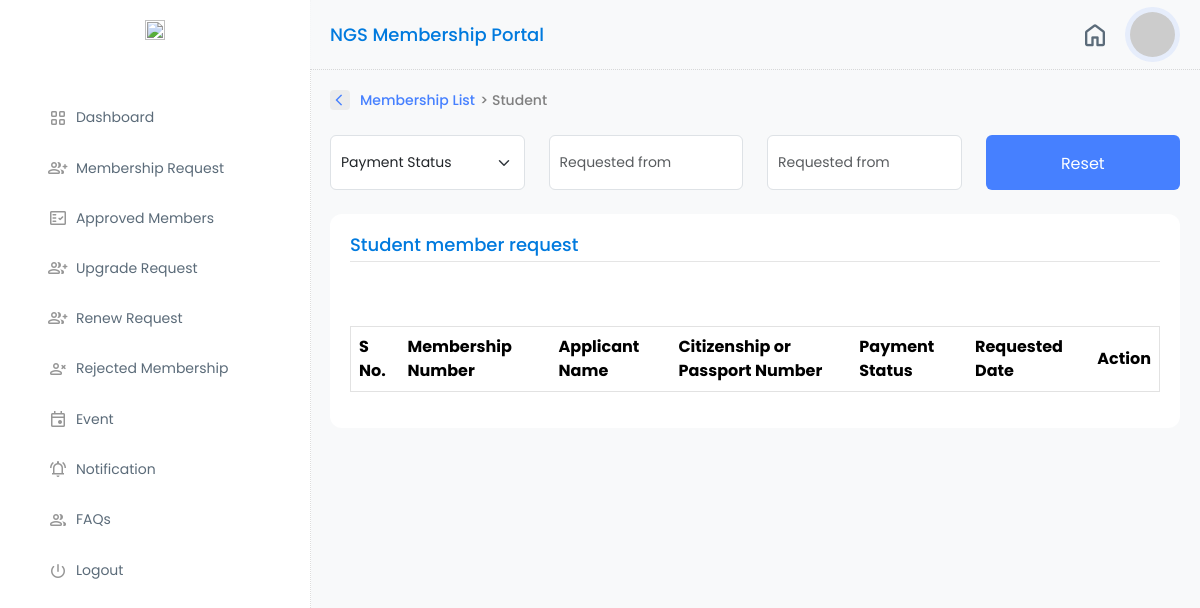
The page /view-student-approved-membership_list (signed in) on the database as committed earlier.
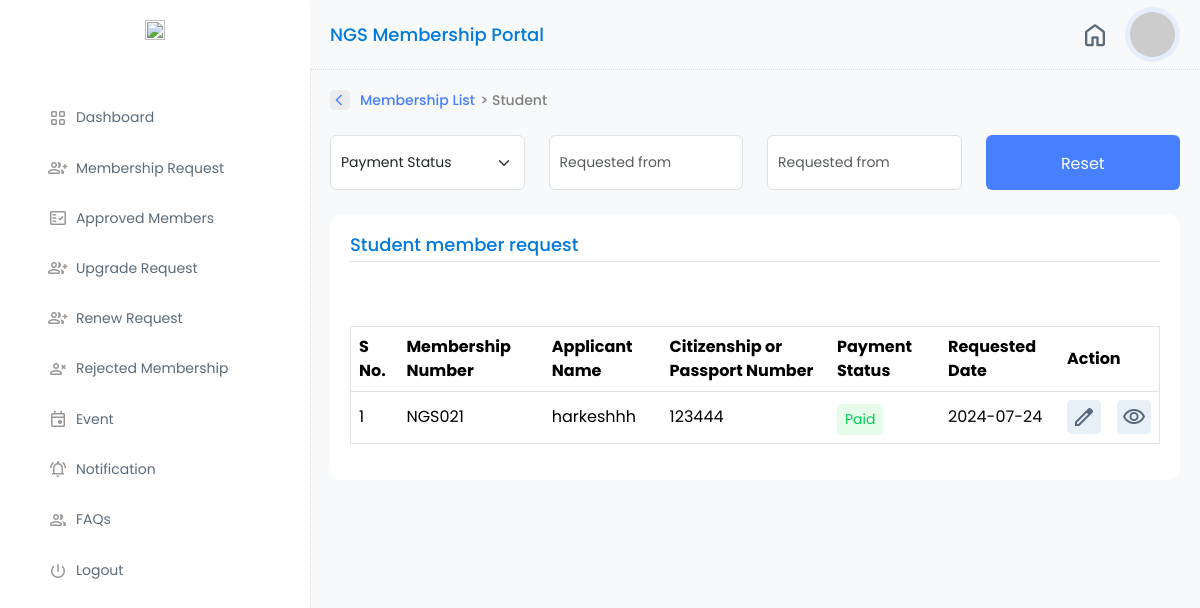
The same page on the database as committed later.
### management/models.py (models this page shows, shortened)
class Membership(models.Model):
    membership_number=models.CharField(max_length=10,unique=True,null=True)
    associated_user = models.OneToOneField(CustomUser,related_name='membership',on_delete=models.CASCADE,null=True)
    created_at = models.DateTimeField(auto_now_add=True)
    updated_at = models.DateTimeField(auto_now=True)
    verification = models.BooleanField(default=False)
    expiry_date = models.DateField(null=True,blank=True)
    membership_since = models.CharField(max_length=4, blank=True, null=True)
    verified_date = models.DateTimeField(blank=True, null=True)
    rejected = models.BooleanField(default=False)
    expiry_status=models.BooleanField(default=False)
    membership_type=models.PositiveIntegerField(choices=choices.MEMBERSHIP_TYPES,default=1)
    remarks = models.TextField(null=True)
    objects = InheritanceManager()
    class Meta:
        ordering = ['-created_at']

class PersonalInfo(models.Model):
    name_of_applicant = models.CharField(max_length=200)
    gender = models.CharField(max_length=1, choices=choices.GENDER_CHOICES)
    affiliation = models.CharField(max_length=200)
    pp_photo = models.ImageField(upload_to="personal_photo")
    salutation = models.CharField(max_length=20, blank=True, null=True)
    phone_number = models.CharField(max_length=20,null=True)
    class Meta:
        abstract = True

class GeneralMembership(Membership,PersonalInfo):
    nationaldocument =models.OneToOneField(NationalDocumment,on_delete=models.CASCADE, related_name="associated_membership",related_query_name="associated_membership",null=True)
    educational_information = models.OneToOneField(EducationalDocuments,on_delete=models.CASCADE,related_name="edu_members",null=True)
    upgrade_request = models.BooleanField(null=True)
    upgrade_membership_type = models.PositiveIntegerField(choices=choices.MEMBERSHIP_TYPES,null=True)
    upgrade_payment = models.BooleanField(default=False)
    renew_request =models.BooleanField(null=True, default=False)
    renew_payment = models.BooleanField(default=False)

class Membership(models.Model):
    membership_number=models.CharField(max_length=10,unique=True,null=True)
    associated_user = models.OneToOneField(CustomUser,related_name='membership',on_delete=models.CASCADE,null=True)
    created_at = models.DateTimeField(auto_now_add=True)
    updated_at = models.DateTimeField(auto_now=True)
    verification = models.BooleanField(default=False)
    expiry_date = models.DateField(null=True,blank=True)
    membership_since = models.CharField(max_length=4, blank=True, null=True)
    verified_date = models.DateTimeField(blank=True, null=True)
    rejected = models.BooleanField(default=False)
    expiry_status=models.BooleanField(default=False)
    membership_type=models.PositiveIntegerField(choices=choices.MEMBERSHIP_TYPES,default=1)
    remarks = models.TextField(null=True)
    objects = InheritanceManager()
    class Meta:
        ordering = ['-created_at']

class NationalDocumment(models.Model):
    identity_card_no = models.CharField(max_length=80)
    dob = models.DateField()
    nationality = models.CharField(max_length=2, choices=choices.COUNTRY_CHOICES)
    identity_issued_from = models.CharField(max_length=150)
    permanent_address = models.CharField(max_length=200)
    identity_card_image = models.FileField(upload_to="identity_card_documents")

### account/decorators.py (the view)
    def wrapper(request, *args, **kwargs):
        if request.user.role == 1:
            return view_func(request, *args, **kwargs)
        else:
            return redirect('account:login')

### management/views.py (called while the page is built)
@is_admin
def student_approved_membership_list(request):
    members=GeneralMembership.objects.filter(Q(membership_type=4),Q(verification=True))
    context={
        'members':members,
    }
    return render(request,'management/listview/student_membership_list.html',context)

### management/templates/management/listview/student_membership_list.html (shortened to what the changed rows need)
{% extends 'login_layout/layout.html' %}
{% load static %}
{% block content %}
<div class="col-md-9 my-profile-w-80 g-0">
                <div class="main-section-container">
                    <div class="content-container">
                        <table id="sampleTable" class="table hover-table" style="width:100%">
                            <thead>
                                <tr>
                                    <th>S No.</th>
                                    <th>Membership Number</th>
                                    <th>Applicant Name</th>
                                    <th>Citizenship or Passport Number</th>
                                    <th>Payment Status</th>
                                    <th>Requested Date</th>
                                    {% if request.user.role == 1%}
                                    <th>Action</th>
                                    {% endif %}
                                </tr>
                            </thead>
                            <tbody>
                            {% for member in members %}
                                <tr>
                                    <td>{{ forloop.counter }}</td>
                                    <td>{{ member.membership_number }}</td>
                                    <td>{{ member.name_of_applicant }}</td>
                                    <td>{{ member.nationaldocument.identity_card_no }}</td>
                                    <td>
                                        {% if member.payment.exists %}
                                        <div class="verified">Paid</div>
                                    {% else %}
                                        <div class="pending">Pending</div>
                                        {% endif %}
                                       </td>
                                    <td>{{ member.created_at|date:"Y-m-d" }}</td>
                                    {% if request.user.role == 1 %}
                                    <td>
                                        <div class="d-flex kit-action-com">
                                                <div class="action-btn-pen">
                                                    <a href="{% url 'management:edit_membership' id=member.id %}"><span class="material-symbols-outlined">
                                                        </span>
                                                    </a>
                                                </div>
                                                <div class="action-btn-view">
                                                    <a href="{% url 'management:view_membership' id=member.id%}">
                                                        <span class="material-symbols-outlined">visibility</span>
                                                    </a>
                                                </div>
                                        </div>
                                    </td>
                                    {% endif %}
                                </tr>
                            {% endfor %}
                            </tbody>
                        </table>
                    </div>
                </div>
            </div>
{% endblock %}

Rows that differ between the two databases and show on the page:
added GeneralMembership: membership_number "NGS021", name_of_applicant "harkeshhh", nationaldocument.identity_card_no "123444", shows "Paid", created_at "2024-07-24"
